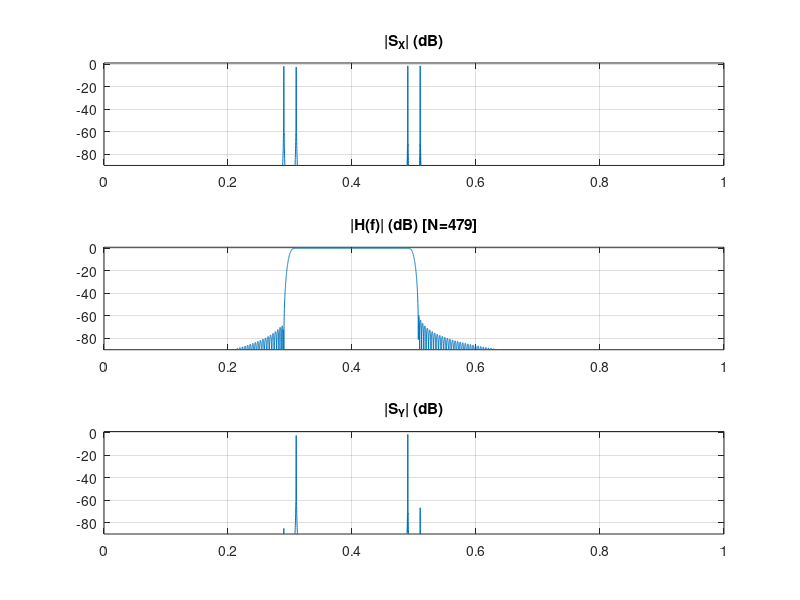
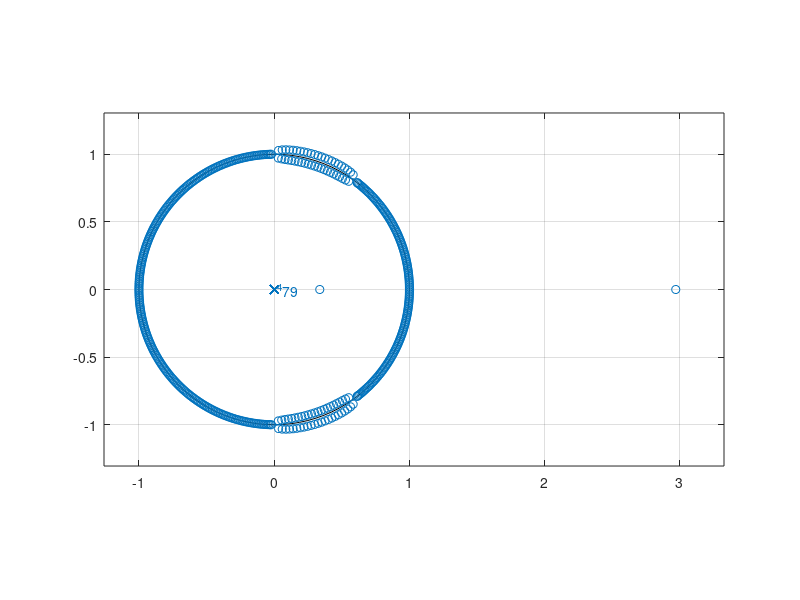

Source code (MATLAB) for these figures, in order:
%%%%%%%%%%%%%%%%%%%%%%%%%%%%%%%%%%%%%%%%%%%%%%%%%%%%%%%%%%%%%%%%%%
% DSVB Part 1
% Exercise 7: Design of FIR Filters
% Waj, HSLU-T&A
%%%%%%%%%%%%%%%%%%%%%%%%%%%%%%%%%%%%%%%%%%%%%%%%%%%%%%%%%%%%%%%%%%

%%%%%% 7.3 FIR Design with Matlab
close all;

% Parameters
fc = 0.4;   % center of passband
wb = 0.2;   % width of passband
off = 0.01; % offset from band edge
len = 2^14; % # of time samples
N = 479;    % FIR filter order                  ==> ToDo: adapt filter order
Nstr = num2str(N);
%%
% 1. Generate test signal
%       0.29         0.31       0.49         0.51 
f =[fc-wb/2-off  fc-wb/2+off  fc+wb/2-off  fc+wb/2+off];
x=0;
for i=1:4
    x = x + 2*cos(2*pi*f(i)*[0:1:len-1]/2);
end

%%
% 2. Design FIR filter with fir1();                           ==> ToDo
%b1=ones(1,N+1);
b1 = fir1(N, [fc-wb/2 fc+wb/2], kaiser(N+1,6));

%%
% 3. magnitude response FIR and magnitude spectrum x[n]
% use window for FFT; fft*2 because half of spectrum is dropped below
Sx = 20*log10(2*abs(fft(blackman(len)'.*x)/len)); 
% drop negative frequencies
Sx=Sx(1:len/2+1);
% calculate magnitude response
H=20*log10(abs(freqz(b1,1,len)));
% plot
set(figure,'Name','Exercise 7.3: FIR Filter Spectrum');
subplot(3,1,1)
plot([0:len/2]/(len/2),Sx); axis([0,1,-90,1]);
title('|S_X| (dB)');grid on;
subplot(3,1,2) 
plot([0:len-1]/len,H); axis([0,1,-90,1]);
title(strcat('|H(f)| (dB) [N=',Nstr,']'));grid on

%%
% 4. Generate filter output and plot spectrum
y = filter(b1,1,x);
Sy = 20*log10(2*abs(fft(blackman(len)'.*y)/len)); 
Sy = Sy(1:len/2+1);
subplot(3,1,3)
plot([0:len/2]/(len/2),Sy); axis([0,1,-90,1]);
title('|S_Y| (dB)'); grid on;

%%
% 5. Determine filter order for 60 dB attenuation   ==> ToDo: adapt N above

%%
% 6. plot P/N-plan
set(figure,'Name','Exercise 7.3: FIR Filter P/N');
zplane(b1,1); grid on

%%
% 7. Design FIR filter with fdatool                 ==> ToDo

